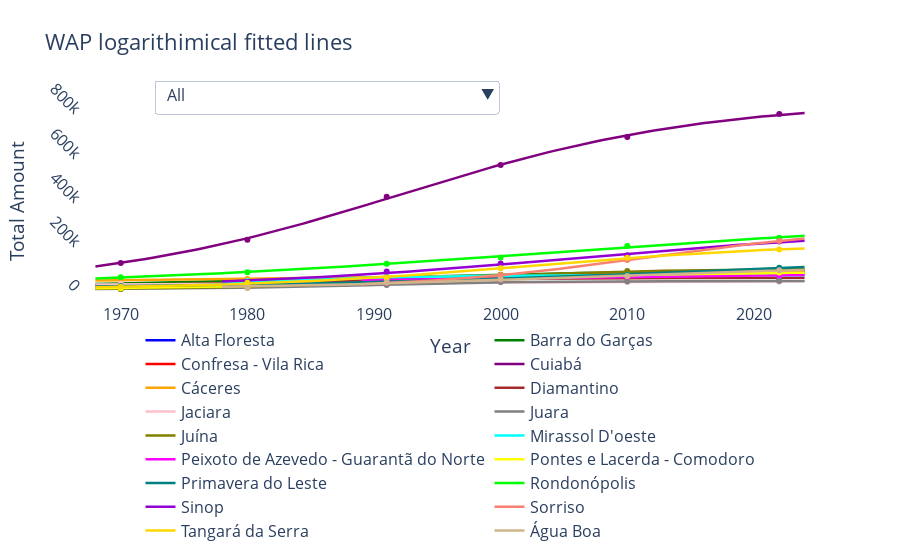
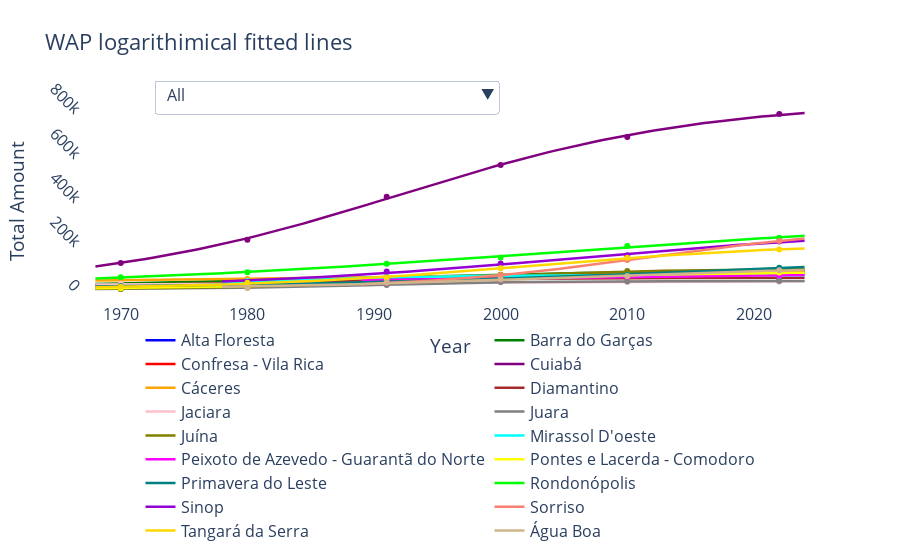

Notebook cell for these charts, in order:
### Code cell
import pandas as pd
import numpy as np
import plotly.express as px
from scipy.optimize import curve_fit
import plotly.graph_objects as go

def create_interactive_logistic_fit_plot_with_selector(file_path, sheet_name="Planilha3", output_path=None, y_zero_line=False, show_plot=False):
    """
    Creates and saves an interactive plot with logistic fits for total amount by region including Cuiabá, with a specific title and region selector, showing all regions on opening and legend at the bottom.
    Legend uses the same styles as the plot lines.
    """
    # Read data
    df = pd.read_excel(file_path, sheet_name=sheet_name)

    # Filter out zero or negative values
    df = df[df['Total ammount'] > 0].copy()

    # Define logistic function
    def logistic_function(x, capacity, growth_rate, x0):
        return capacity / (1 + np.exp(-growth_rate * (x - x0)))

    # Region styles with color
    region_styles = {
        'Alta Floresta': 'blue',
        'Barra do Garças': 'green',
        'Confresa - Vila Rica': 'red',
        'Cuiabá': 'purple',
        'Cáceres': 'orange',
        'Diamantino': 'brown',
        'Jaciara': 'pink',
        'Juara': 'gray',
        'Juína': 'olive',
        'Mirassol D\'oeste': 'cyan',
        'Peixoto de Azevedo - Guarantã do Norte': 'magenta',
        'Pontes e Lacerda - Comodoro': 'yellow',
        'Primavera do Leste': 'teal',
        'Rondonópolis': 'lime',
        'Sinop': 'darkviolet',
        'Sorriso': 'salmon',
        'Tangará da Serra': 'gold',
        'Água Boa': 'tan'
    }

    line_width = 2.5

    # Get available regions
    available_regions = sorted(df['Regions'].unique())
    fig = go.Figure()

    # Add traces for each region
    for region in available_regions:
        region_df = df[df['Regions'] == region]
        years = np.array(region_df['Year'])
        amounts = np.array(region_df['Total ammount'])

        if len(region_df) < 2:
            continue

        color = region_styles[region]
        years_pred = np.linspace(min(years) - 2, max(years) + 2, 100)

        # Try logistic fit
        if len(region_df) >= 3:
            try:
                p0 = [max(amounts) * 1.5, 0.5, np.median(years)]
                bounds = ([max(amounts), 0.01, min(years)], [max(amounts) * 10, 5, max(years)])
                popt, _ = curve_fit(logistic_function, years, amounts, p0=p0, bounds=bounds, maxfev=10000)
                pred = logistic_function(years_pred, *popt)

                fig.add_trace(go.Scatter(x=years_pred, y=pred, mode='lines',
                                         line=dict(color=color, width=line_width),
                                         name=region, visible=True)) # Initially show traces
                fig.add_trace(go.Scatter(x=years, y=amounts, mode='markers',
                                         marker=dict(color=color),
                                         name=region, showlegend=False, visible=True)) # Initially show traces
                continue
            except:
                pass

        # Fallback to exponential fit
        try:
            valid_indices = amounts > 0
            if sum(valid_indices) >= 2:
                valid_years = years[valid_indices]
                valid_amounts = amounts[valid_indices]
                coeffs = np.polyfit(valid_years, np.log(valid_amounts), 1)
                pred = np.exp(coeffs[0] * years_pred + coeffs[1])

                fig.add_trace(go.Scatter(x=years_pred, y=pred, mode='lines',
                                         line=dict(color=color, width=line_width),
                                         name=region, visible=True)) # Initially show traces
                fig.add_trace(go.Scatter(x=years, y=amounts, mode='markers',
                                         marker=dict(color=color),
                                         name=region, showlegend=False, visible=True)) # Initially show traces
        except:
            pass

    # Add 'All' option
    all_traces = list(range(2 * len(available_regions)))
    buttons = [dict(label='All',
                    method='update',
                    args=[{'visible': [True] * len(all_traces)},
                          {'title': 'WAP logarithimical fitted lines',
                           'showlegend': True}])]

    # Add buttons for each region
    for i, region in enumerate(available_regions):
        trace_indices = [2 * i, 2 * i + 1]
        visibility = [False] * len(all_traces)
        for index in trace_indices:
            visibility[index] = True
        buttons.append(dict(label=region,
                            method='update',
                            args=[{'visible': visibility},
                                  {'title': f'WAP logarithimical fitted lines - {region}',
                                   'showlegend': True}]))

    # Format the plot
    fig.update_layout(
        title='WAP logarithimical fitted lines',
        xaxis_title='Year',
        yaxis_title='Total Amount',
        font=dict(size=16),
        legend=dict(
            font=dict(size=16),
            orientation="h",
            yanchor="top",
            y=-0.1,
            xanchor="center",
            x=0.5
        ),
        margin=dict(b=150),
        plot_bgcolor='white',
        updatemenus=[dict(
            active=0,
            buttons=buttons,
            direction='down',
            pad={'r': 10, 't': 10},
            showactive=True,
            x=0.1,
            xanchor='left',
            y=1.15,
            yanchor='top'
        )]
    )
    fig.update_yaxes(tickangle=45)

    # Save the plot
    if output_path:
        fig.write_html(output_path)
        print(f"Interactive plot with selector saved to: {output_path}")

    if show_plot:
        fig.show()

    return fig

# Run the function with your specified path
output_path_interactive_fits = r"C:\Users\daves\OneDrive\Pessoal\Acadêmico\Mestrado\Dissertação - Execução\Dissertação\Quadros e gráficos\WAP_interactive_fits.html"
create_interactive_logistic_fit_plot_with_selector(
    file_path="Table 14.xlsx",
    output_path=output_path_interactive_fits,
    show_plot=True
)
